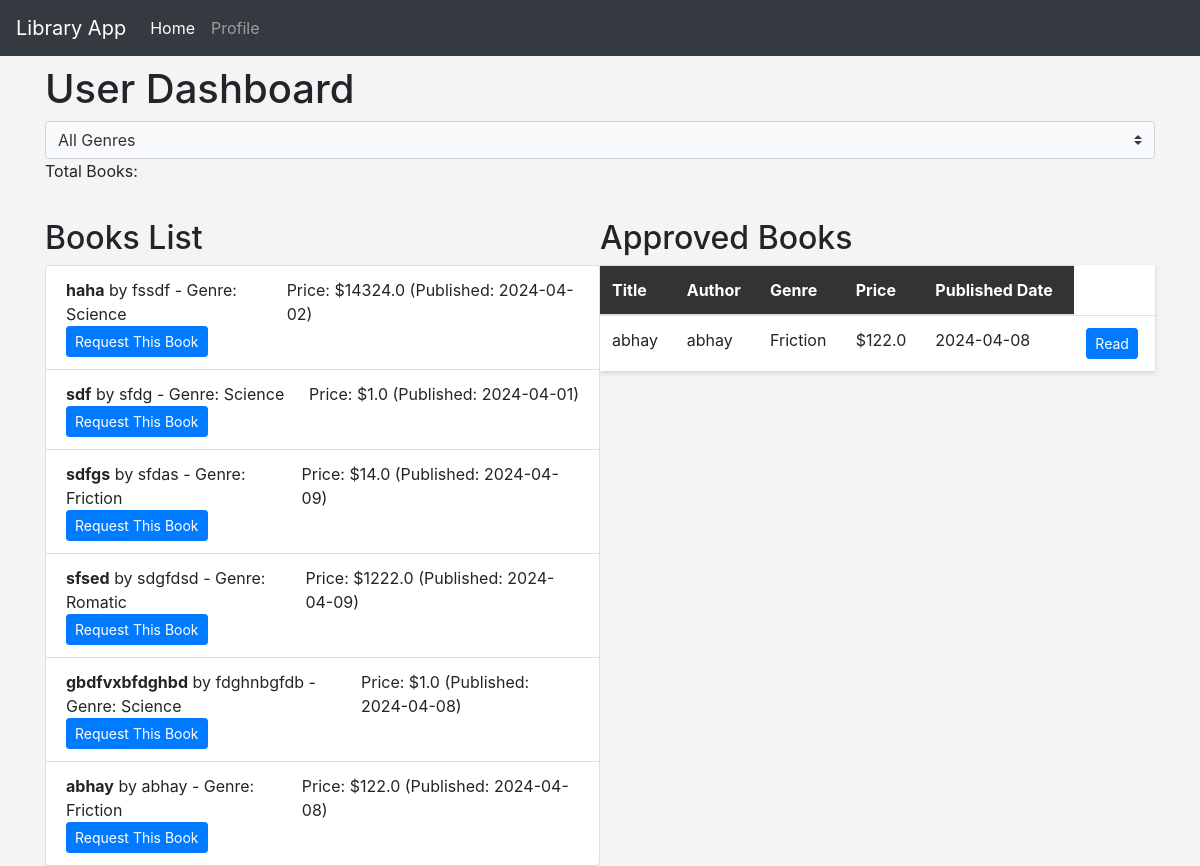
Page /dashboard (signed in) on the earlier database version.
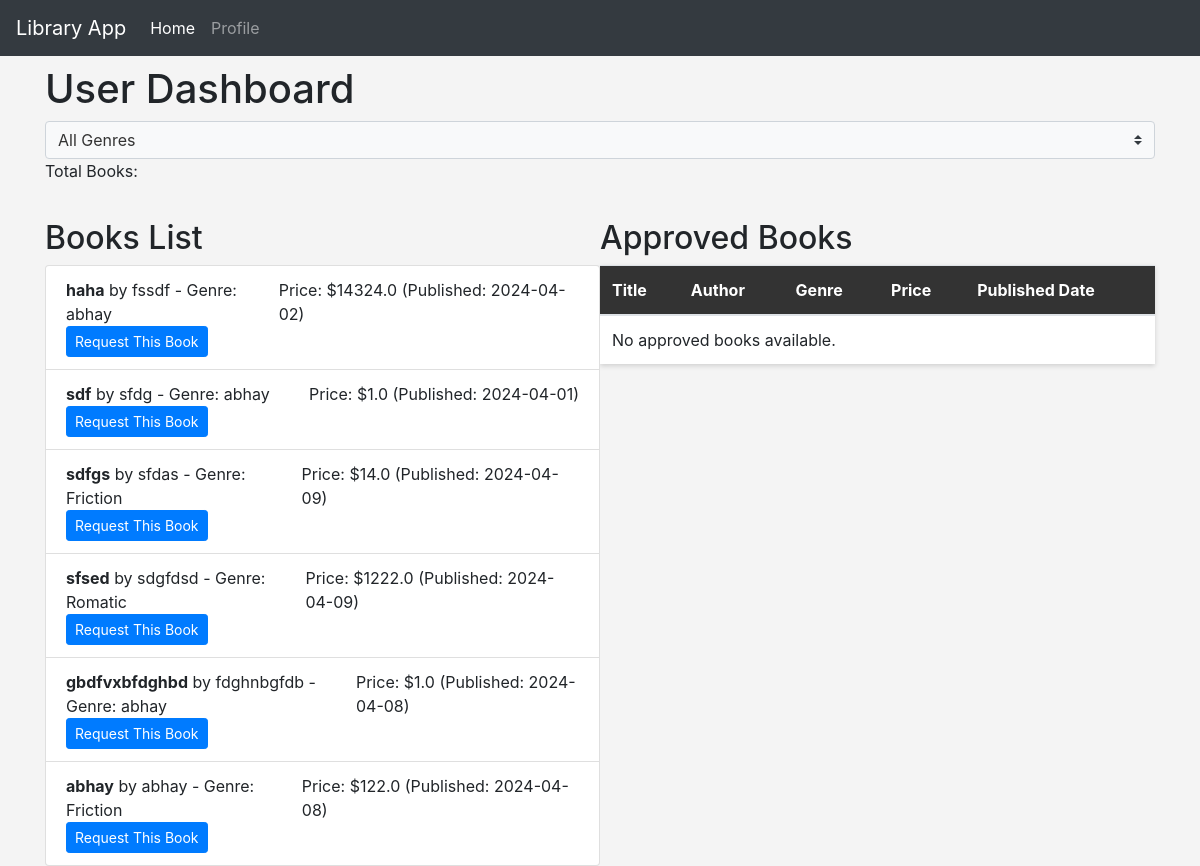
Same page on the later database version.
### models.py (models this page shows)
class Book(db.Model):
    id=db.Column(db.Integer,primary_key=True)
    title=db.Column(db.String(100),nullable=False)
    author=db.Column(db.String(30))
    booksnum=db.Column(db.BigInteger,nullable=True)
    price=db.Column(db.Float,nullable=False)
    genre_id=db.Column(db.Integer,db.ForeignKey("genre.id"),nullable=False)
    content = db.Column(db.Text)  # Book content
    feedbacks = db.relationship('Feedback', backref='book', lazy=True)
    pubdate=db.Column(db.Date,nullable=False)
    carts=db.relationship("Cart",backref='book',lazy='dynamic',cascade='all,delete-orphan')
    orders=db.relationship("Order",backref='book',lazy='dynamic',cascade='all,delete-orphan')

class Genre(db.Model):
    id=db.Column(db.Integer,primary_key=True)
    genrename=db.Column(db.String(32),unique=True)
    books=db.relationship('Book',backref='genre' ,lazy='dynamic',cascade='all,delete-orphan')#lazy here we use bz when i will acces then give it not everytime

### routes.py (the view)
@app.route('/dashboard')
def dashboard():
    if 'user_id' not in session:
        flash("You must be logged in to perform this action.")
        return redirect(url_for('login'))  # Redirect to login page if user is not logged in
    selected_genre_id = request.args.get('genre_id')
    if selected_genre_id:
        books = Book.query.filter_by(genre_id=selected_genre_id).all()
    else:
        books = Book.query.all()
    approved_books = Book.query.join(BookRequest).filter(BookRequest.status == 'approved').all()
    genres = Genre.query.all()
    return render_template('dashboard.html', books=books, approved_books=approved_books, genres=genres, selected_genre_id=selected_genre_id)

### templates/dashboard.html (shortened to what this page needs)
<!DOCTYPE html>
<html lang="en">
<head>
    <link href="https://maxcdn.bootstrapcdn.com/bootstrap/4.5.2/css/bootstrap.min.css" rel="stylesheet">
</head>
<body>
    <nav class="navbar navbar-expand-lg navbar-dark bg-dark fixed-top">
        <a class="navbar-brand" href="#">Library App</a>
        <div class="collapse navbar-collapse" id="navbarNav">
            <ul class="navbar-nav">
                <li class="nav-item active"><a class="nav-link" href="{{ url_for('index') }}">Home</a></li>
                <li class="nav-item"><a class="nav-link" href="{{ url_for('profile') }}">Profile</a></li>
            </ul>
        </div>
    </nav>
    <div class="container">
        <h1>User Dashboard</h1>
        <div>
            <select class="custom-select" onchange="location.href = '/dashboard?genre_id=' + this.value;">
                <option value="">All Genres</option>
            </select>
        </div>
        <p>Total Books: {{ total_books }}</p>
        <div class="flex-container">
            <div class="book-list">
                <h2>Books List</h2>
                <ul class="list-group">
                    {% for book in books %}
                    <li class="list-group-item">
                        <div class="d-flex justify-content-between align-items-center">
                            <div><strong>{{ book.title }}</strong> by {{ book.author }} - Genre: {{ book.genre.genrename }}</div>
                            <div>Price: ${{ book.price }} (Published: {{ book.pubdate.strftime('%Y-%m-%d') }})</div>
                        </div>
                        {% if book.id in requested_books_ids %}
                        <button class="btn btn-secondary btn-sm" disabled>Already Requested</button>
                        {% else %}
                        <form action="/request-book" method="post">
                            <button type="submit" class="btn btn-primary btn-sm">Request This Book</button>
                        </form>
                        {% endif %}
                    </li>
                    {% endfor %}
                </ul>
            </div>
            <div class="approved-books">
                <h2>Approved Books</h2>
                <table class="table">
                    <thead>
                        <tr>
                            <th>Title</th>
                            <th>Author</th>
                            <th>Genre</th>
                            <th>Price</th>
                            <th>Published Date</th>
                        </tr>
                    </thead>
                    <tbody>
                        {% for book in approved_books %}
                        <tr>
                            <td>{{ book.title }}</td>
                            <td>{{ book.author }}</td>
                            <td>{{ book.genre.genrename }}</td>
                            <td>${{ book.price }}</td>
                            <td>{{ book.pubdate.strftime('%Y-%m-%d') }}</td>
                            <td>
                                <a href="{{ url_for('read_book', book_id=book.id) }}" class="btn btn-primary btn-sm">Read</a>
                            </td>
                        </tr>
                        {% else %}
                        <tr><td colspan="5">No approved books available.</td></tr>
                        {% endfor %}
                    </tbody>
                </table>
            </div>
        </div>
    </div>
</body>
</html>

Differences in the rows shown:
no longer on one of the page's lists (row unchanged): Book: title "abhay", author "abhay", genre.genrename "Friction", price "122.0", pubdate "2024-04-08"
changed through a linked row, Book "haha": genre.genrename "Science" → "abhay"
changed through a linked row, Book "sdf": genre.genrename "Science" → "abhay"
changed through a linked row, Book "gbdfvxbfdghbd": genre.genrename "Science" → "abhay"
Other differences:
text now shown: "No approved books available."
